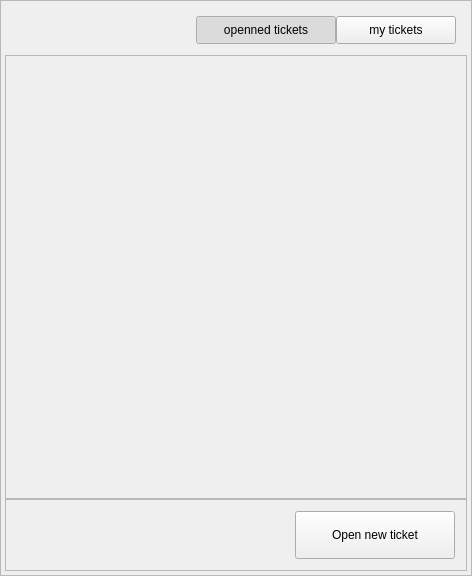
<?xml version="1.0" encoding="UTF-8"?>
<ui version="4.0">
 <class>Form</class>
 <widget class="QWidget" name="Form">
  <property name="geometry">
   <rect>
    <x>0</x>
    <y>0</y>
    <width>472</width>
    <height>576</height>
   </rect>
  </property>
  <property name="windowTitle">
   <string>Form</string>
  </property>
  <layout class="QVBoxLayout" name="verticalLayout">
   <property name="spacing">
    <number>0</number>
   </property>
   <property name="leftMargin">
    <number>0</number>
   </property>
   <property name="topMargin">
    <number>0</number>
   </property>
   <property name="rightMargin">
    <number>0</number>
   </property>
   <property name="bottomMargin">
    <number>0</number>
   </property>
   <item>
    <widget class="QFrame" name="exports_main_frame">
     <property name="frameShape">
      <enum>QFrame::StyledPanel</enum>
     </property>
     <property name="frameShadow">
      <enum>QFrame::Raised</enum>
     </property>
     <layout class="QVBoxLayout" name="verticalLayout_2">
      <property name="spacing">
       <number>0</number>
      </property>
      <property name="leftMargin">
       <number>4</number>
      </property>
      <property name="topMargin">
       <number>4</number>
      </property>
      <property name="rightMargin">
       <number>4</number>
      </property>
      <property name="bottomMargin">
       <number>4</number>
      </property>
      <item>
       <layout class="QHBoxLayout" name="horizontalLayout_3">
        <property name="spacing">
         <number>0</number>
        </property>
        <property name="leftMargin">
         <number>11</number>
        </property>
        <property name="topMargin">
         <number>11</number>
        </property>
        <property name="rightMargin">
         <number>11</number>
        </property>
        <property name="bottomMargin">
         <number>11</number>
        </property>
        <item>
         <spacer name="horizontalSpacer_2">
          <property name="orientation">
           <enum>Qt::Horizontal</enum>
          </property>
          <property name="sizeHint" stdset="0">
           <size>
            <width>40</width>
            <height>20</height>
           </size>
          </property>
         </spacer>
        </item>
        <item>
         <widget class="QPushButton" name="only_openned_tickets_pushButton">
          <property name="minimumSize">
           <size>
            <width>140</width>
            <height>28</height>
           </size>
          </property>
          <property name="maximumSize">
           <size>
            <width>200</width>
            <height>16777215</height>
           </size>
          </property>
          <property name="text">
           <string>openned tickets</string>
          </property>
          <property name="checkable">
           <bool>true</bool>
          </property>
          <property name="checked">
           <bool>true</bool>
          </property>
         </widget>
        </item>
        <item>
         <widget class="QPushButton" name="ticket_adressed_to_me_pushButton">
          <property name="minimumSize">
           <size>
            <width>120</width>
            <height>28</height>
           </size>
          </property>
          <property name="text">
           <string>my tickets</string>
          </property>
          <property name="checkable">
           <bool>true</bool>
          </property>
         </widget>
        </item>
       </layout>
      </item>
      <item>
       <widget class="QScrollArea" name="tickets_scrollArea">
        <property name="widgetResizable">
         <bool>true</bool>
        </property>
        <widget class="QWidget" name="scrollAreaWidgetContents_3">
         <property name="geometry">
          <rect>
           <x>0</x>
           <y>0</y>
           <width>460</width>
           <height>442</height>
          </rect>
         </property>
         <layout class="QVBoxLayout" name="verticalLayout_3">
          <property name="spacing">
           <number>20</number>
          </property>
          <property name="leftMargin">
           <number>11</number>
          </property>
          <property name="topMargin">
           <number>11</number>
          </property>
          <property name="rightMargin">
           <number>11</number>
          </property>
          <property name="bottomMargin">
           <number>11</number>
          </property>
          <item>
           <layout class="QVBoxLayout" name="tickets_layout">
            <property name="spacing">
             <number>1</number>
            </property>
            <property name="sizeConstraint">
             <enum>QLayout::SetMinimumSize</enum>
            </property>
           </layout>
          </item>
          <item>
           <spacer name="verticalSpacer">
            <property name="orientation">
             <enum>Qt::Vertical</enum>
            </property>
            <property name="sizeHint" stdset="0">
             <size>
              <width>20</width>
              <height>40</height>
             </size>
            </property>
           </spacer>
          </item>
         </layout>
        </widget>
       </widget>
      </item>
      <item>
       <widget class="QFrame" name="ticket_toolbar_frame">
        <property name="frameShape">
         <enum>QFrame::StyledPanel</enum>
        </property>
        <property name="frameShadow">
         <enum>QFrame::Raised</enum>
        </property>
        <layout class="QHBoxLayout" name="horizontalLayout_2">
         <property name="spacing">
          <number>0</number>
         </property>
         <property name="leftMargin">
          <number>11</number>
         </property>
         <property name="topMargin">
          <number>11</number>
         </property>
         <property name="rightMargin">
          <number>11</number>
         </property>
         <property name="bottomMargin">
          <number>11</number>
         </property>
         <item>
          <spacer name="horizontalSpacer">
           <property name="orientation">
            <enum>Qt::Horizontal</enum>
           </property>
           <property name="sizeHint" stdset="0">
            <size>
             <width>40</width>
             <height>20</height>
            </size>
           </property>
          </spacer>
         </item>
         <item>
          <widget class="QPushButton" name="open_ticket_pushButton">
           <property name="minimumSize">
            <size>
             <width>160</width>
             <height>48</height>
            </size>
           </property>
           <property name="maximumSize">
            <size>
             <width>160</width>
             <height>48</height>
            </size>
           </property>
           <property name="text">
            <string>Open new ticket</string>
           </property>
          </widget>
         </item>
        </layout>
       </widget>
      </item>
     </layout>
    </widget>
   </item>
  </layout>
 </widget>
 <resources/>
 <connections/>
</ui>
